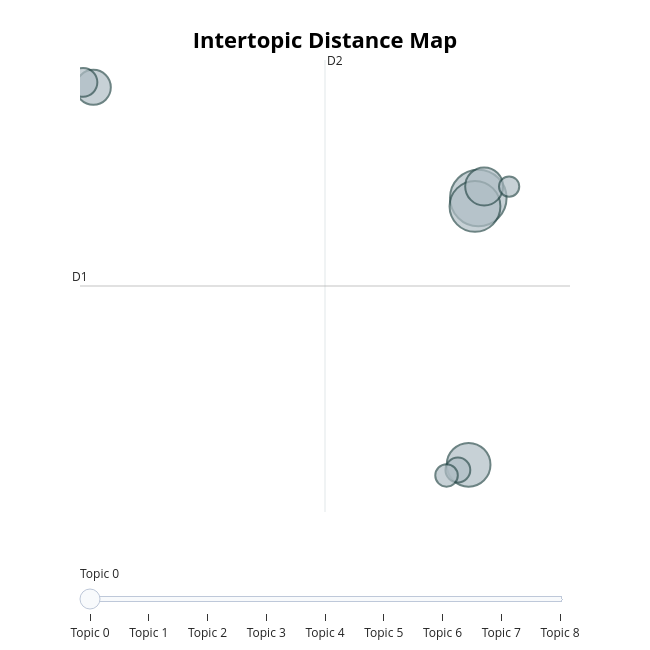

The code cell stored with this chart in its notebook:
### Code cell
topic_model.visualize_topics()

### Figure 1 — Plotly figure (JSON) as saved in the notebook; plotly's stock layout.template omitted (floating-point values rounded to 4 significant figures)
{"data": [{"customdata": [[0, "say | year | company | market | firm", 296], [1, "say | party | labour | election | government", 239], [2, "game | england | play | player | win", 177], [3, "mobile | phone | people | say | technology", 133], [4, "film | award | good | star | actor", 113], [5, "music | song | band | good | artist", 76], [6, "olympic | win | race | world | year", 57], [7, "match | open | win | play | australian", 47], [8, "security | attack | mail | site | user", 38]], "hovertemplate": "<b>Topic %{customdata[0]}</b><br>%{customdata[1]}<br>Size: %{customdata[2]}", "legendgroup": "", "marker": {"color": "#B0BEC5", "line": {"color": "DarkSlateGrey", "width": 2}, "size": [296, 239, 177, 133, 113, 76, 57, 47, 38], "sizemode": "area", "sizeref": 0.185, "symbol": "circle"}, "mode": "markers", "name": "", "orientation": "v", "showlegend": false, "type": "scatter", "x": [9.818, 9.732, 9.564, 9.972, -0.2596, -0.5294, 9.284, 8.987, 10.63], "xaxis": "x", "y": [1.823, 1.368, -12.71, 2.453, 7.855, 8.124, -13.0, -13.29, 2.448], "yaxis": "y"}], "layout": {"annotations": [{"showarrow": false, "text": "D1", "x": -0.6088, "y": -2.97, "yshift": 10}, {"showarrow": false, "text": "D2", "x": 5.805, "xshift": 10, "y": 9.343}], "height": 650, "hoverlabel": {"bgcolor": "white", "font": {"family": "Rockwell", "size": 16}}, "legend": {"itemsizing": "constant", "tracegroupgap": 0}, "margin": {"t": 60}, "shapes": [{"line": {"color": "#CFD8DC", "width": 2}, "type": "line", "x0": 5.805, "x1": 5.805, "y0": -15.28, "y1": 9.343}, {"line": {"color": "#9E9E9E", "width": 2}, "type": "line", "x0": -0.6088, "x1": 12.22, "y0": -2.97, "y1": -2.97}], "sliders": [{"active": 0, "pad": {"t": 50}, "steps": [{"args": [{"marker.color": [["red", "#B0BEC5", "#B0BEC5", "#B0BEC5", "#B0BEC5", "#B0BEC5", "#B0BEC5", "#B0BEC5", "#B0BEC5"]]}], "label": "Topic 0", "method": "update"}, {"args": [{"marker.color": [["#B0BEC5", "red", "#B0BEC5", "#B0BEC5", "#B0BEC5", "#B0BEC5", "#B0BEC5", "#B0BEC5", "#B0BEC5"]]}], "label": "Topic 1", "method": "update"}, {"args": [{"marker.color": [["#B0BEC5", "#B0BEC5", "red", "#B0BEC5", "#B0BEC5", "#B0BEC5", "#B0BEC5", "#B0BEC5", "#B0BEC5"]]}], "label": "Topic 2", "method": "update"}, {"args": [{"marker.color": [["#B0BEC5", "#B0BEC5", "#B0BEC5", "red", "#B0BEC5", "#B0BEC5", "#B0BEC5", "#B0BEC5", "#B0BEC5"]]}], "label": "Topic 3", "method": "update"}, {"args": [{"marker.color": [["#B0BEC5", "#B0BEC5", "#B0BEC5", "#B0BEC5", "red", "#B0BEC5", "#B0BEC5", "#B0BEC5", "#B0BEC5"]]}], "label": "Topic 4", "method": "update"}, {"args": [{"marker.color": [["#B0BEC5", "#B0BEC5", "#B0BEC5", "#B0BEC5", "#B0BEC5", "red", "#B0BEC5", "#B0BEC5", "#B0BEC5"]]}], "label": "Topic 5", "method": "update"}, {"args": [{"marker.color": [["#B0BEC5", "#B0BEC5", "#B0BEC5", "#B0BEC5", "#B0BEC5", "#B0BEC5", "red", "#B0BEC5", "#B0BEC5"]]}], "label": "Topic 6", "method": "update"}, {"args": [{"marker.color": [["#B0BEC5", "#B0BEC5", "#B0BEC5", "#B0BEC5", "#B0BEC5", "#B0BEC5", "#B0BEC5", "red", "#B0BEC5"]]}], "label": "Topic 7", "method": "update"}, {"args": [{"marker.color": [["#B0BEC5", "#B0BEC5", "#B0BEC5", "#B0BEC5", "#B0BEC5", "#B0BEC5", "#B0BEC5", "#B0BEC5", "red"]]}], "label": "Topic 8", "method": "update"}]}], "title": {"font": {"color": "Black", "size": 22}, "text": "<b>Intertopic Distance Map</b>", "x": 0.5, "xanchor": "center", "y": 0.95, "yanchor": "top"}, "width": 650, "xaxis": {"anchor": "y", "domain": [0, 1], "range": [-0.6088, 12.22], "title": {"text": ""}, "visible": false}, "yaxis": {"anchor": "x", "domain": [0, 1], "range": [-15.28, 9.343], "title": {"text": ""}, "visible": false}}}
